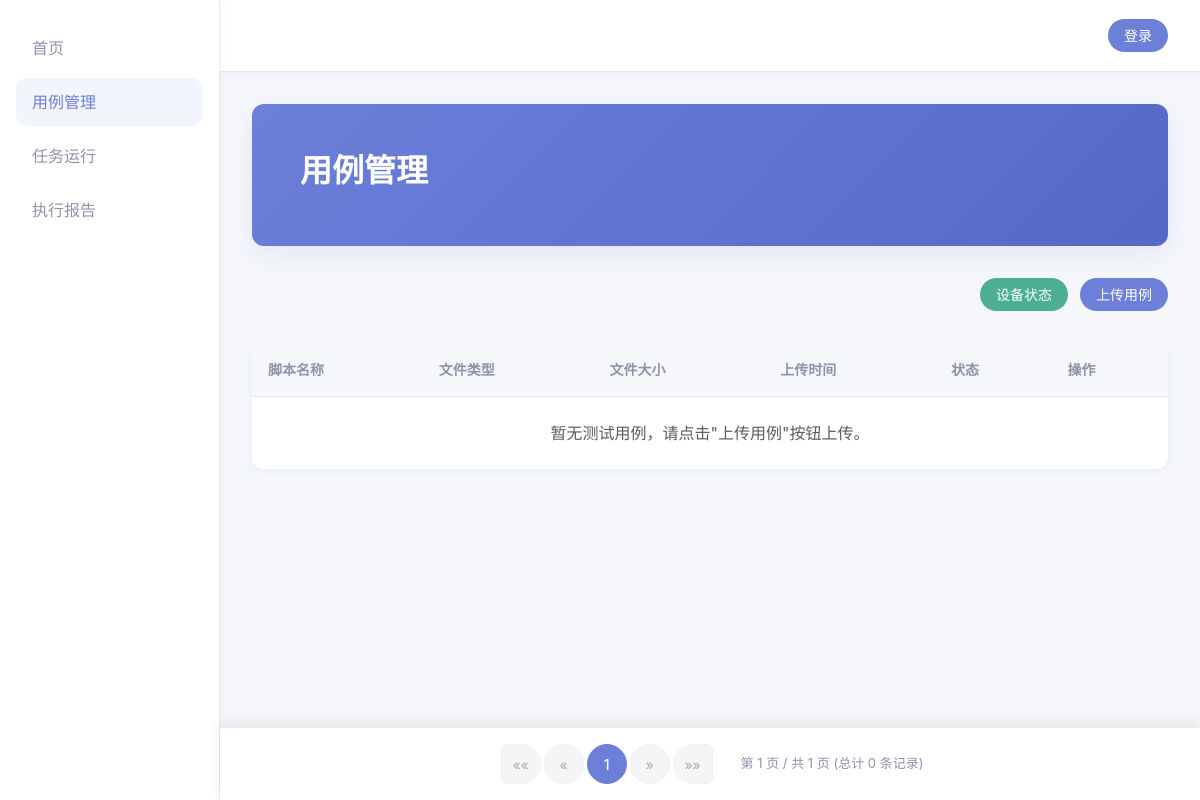
/cases/, run on an earlier commit of the app's database.
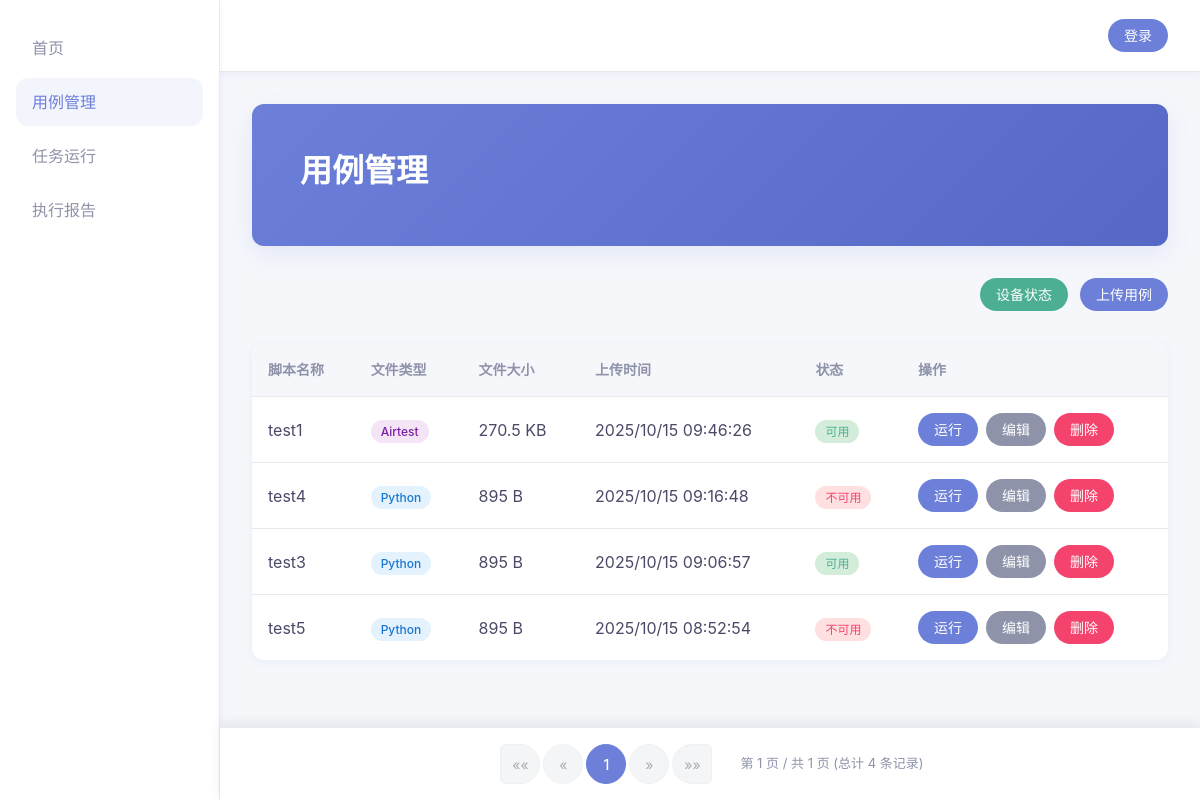
And on a later commit of the database.
### cases/models.py (models this page shows, shortened)
class TestCase(models.Model):
    FILE_TYPE_CHOICES = [
        ('python', 'Python'),
        ('airtest', 'Airtest'),
    ]
    STATUS_CHOICES = [
        ('available', '可用'),
        ('unavailable', '不可用'),
        ('processing', '处理中'),
    ]
    name = models.CharField(max_length=255, verbose_name="脚本名称")
    file_path = models.CharField(max_length=500, verbose_name="文件路径")
    file_type = models.CharField(max_length=10, choices=FILE_TYPE_CHOICES, verbose_name="文件类型")
    file_size = models.IntegerField(verbose_name="文件大小(字节)")
    upload_time = models.DateTimeField(default=timezone.now, verbose_name="上传时间")
    status = models.CharField(max_length=20, choices=STATUS_CHOICES, default='processing', verbose_name="状态")
    class Meta:
        verbose_name = "测试用例"
        verbose_name_plural = "测试用例"
        ordering = ['-upload_time']
    def get_file_size_display(self):
        if self.file_size < 1024:
            return f"{self.file_size} B"
        elif self.file_size < 1024 * 1024:
            return f"{self.file_size / 1024:.1f} KB"
        else:
            return f"{self.file_size / (1024 * 1024):.1f} MB"

### cases/views.py (the view, shortened to what this page needs)
# urls.py: path('', views.case_list, name='case_list'),          # 用例管理首页
def case_list(request):
    form = TestCaseUploadForm()
    all_cases = TestCase.objects.all()
    paginator = Paginator(all_cases, 10)  # 每页显示10条
    page = request.GET.get('page', 1)
    try:
        cases = paginator.page(page)
    except PageNotAnInteger:
        cases = paginator.page(1)
    except EmptyPage:
        cases = paginator.page(paginator.num_pages)
    all_devices = []
    device_stats = {
        "total": 0,
        "online": 0,
        "offline": 0,
        "android": 0,
        "ios": 0,
    }
    return render(request, 'cases/case_list.html', {
        "cases": cases,
        "nav": "cases",
        "stats": device_stats,
        "devices": all_devices,
        "form": form
    })

### templates/cases/case_list.html (shortened to what this page needs)
{% extends 'base.html' %}
{% load static %}
{% block extra_css %}
<link rel="stylesheet" href="{% static 'cases/css/cases.css' %}">
{% endblock %}
{% block banner %}
<section class="banner">
    <h1>用例管理</h1>
</section>
{% endblock %}
{% block content %}
<div class="page-actions">
    <button class="btn btn-success rounded-pill" data-bs-toggle="modal" data-bs-target="#deviceModal">设备状态</button>
    <button class="btn btn-primary rounded-pill" data-bs-toggle="modal" data-bs-target="#uploadModal">上传用例</button>
</div>
<table class="data-table">
    <thead>
        <tr>
            <th>脚本名称</th>
            <th>文件类型</th>
            <th>文件大小</th>
            <th>上传时间</th>
            <th>状态</th>
            <th>操作</th>
        </tr>
    </thead>
    <tbody>
        {% for case in cases %}
        <tr>
            <td>{{ case.name }}</td>
            <td>
                <span class="file-type-badge {{ case.file_type }}">
                    {{ case.get_file_type_display }}
                </span>
            </td>
            <td>{{ case.get_file_size_display }}</td>
            <td>{{ case.upload_time|date:"Y/m/d H:i:s" }}</td>
            <td>
                <span class="status {{ case.status }}">
                    {{ case.get_status_display }}
                </span>
            </td>
            <td class="actions">
                <button class="btn btn-blue run-btn" data-id="{{ case.id }}" data-name="{{ case.name }}">运行</button>
                <button class="btn btn-gray edit-btn" data-id="{{ case.id }}" data-name="{{ case.name }}" data-status="{{ case.status }}">编辑</button>
                <button class="btn btn-red delete-btn" data-id="{{ case.id }}" data-name="{{ case.name }}">删除</button>
            </td>
        </tr>
        {% empty %}
        <tr>
            <td colspan="6" class="text-center text-muted py-4">
                暂无测试用例，请点击"上传用例"按钮上传。
            </td>
        </tr>
        {% endfor %}
    </tbody>
</table>
{% include 'components/pagination.html' with page_obj=cases aria_label='用例列表分页' %}
{% endblock %}

What changed in the data, as far as the page shows it:
added TestCase: name "test1", file_type "Airtest", file_size "270.5 KB", upload_time "2025/10/15 09:46:26", status "可用"
added TestCase: name "test4", file_type "Python", file_size "895 B", upload_time "2025/10/15 09:16:48", status "不可用"
added TestCase: name "test3", file_type "Python", file_size "895 B", upload_time "2025/10/15 09:06:57", status "可用"
added TestCase: name "test5", file_type "Python", file_size "895 B", upload_time "2025/10/15 08:52:54", status "不可用"
Also different on the page:
{{ page_obj.paginator.count }}: "0" → "4"
text no longer shown: "暂无测试用例，请点击\"上传用例\"按钮上传。"
